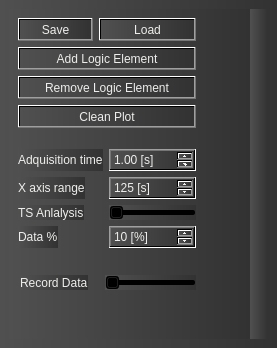
      <widget class="QWidget" name="tab2">
       <attribute name="title">
        <string>AND gates</string>
       </attribute>
       <layout class="QVBoxLayout" name="verticalLayout_3">
        <property name="spacing">
         <number>0</number>
        </property>
        <property name="leftMargin">
         <number>0</number>
        </property>
        <property name="topMargin">
         <number>0</number>
        </property>
        <property name="rightMargin">
         <number>0</number>
        </property>
        <property name="bottomMargin">
         <number>0</number>
        </property>
        <item>
         <widget class="QWidget" name="tab2W" native="true">
          <property name="styleSheet">
           <string notr="true">background-color: qlineargradient(spread:pad, x1:0, y1:0, x2:1, y2:0, stop:0 rgba(80, 80, 80, 255), stop:1 rgba(50, 50, 50, 255));</string>
          </property>
          <layout class="QHBoxLayout" name="horizontalLayout">
           <property name="spacing">
            <number>0</number>
           </property>
           <item>
            <widget class="QWidget" name="horizontalWidget" native="true">
             <property name="sizePolicy">
              <sizepolicy hsizetype="Fixed" vsizetype="Preferred">
               <horstretch>0</horstretch>
               <verstretch>0</verstretch>
              </sizepolicy>
             </property>
             <layout class="QHBoxLayout" name="horizontalLayout_27">
              <item>
               <layout class="QVBoxLayout" name="verticalLayout_5">
                <item>
                 <layout class="QFormLayout" name="formLayout_2">
                  <item row="0" column="0">
                   <widget class="QPushButton" name="saveLogic">
                    <property name="styleSheet">
                     <string notr="true">color: rgb(238, 238, 236);</string>
                    </property>
                    <property name="text">
                     <string>Save</string>
                    </property>
                   </widget>
                  </item>
                  <item row="0" column="1">
                   <widget class="QPushButton" name="loadLogic">
                    <property name="styleSheet">
                     <string notr="true">color: rgb(238, 238, 236);</string>
                    </property>
                    <property name="text">
                     <string>Load</string>
                    </property>
                   </widget>
                  </item>
                 </layout>
                </item>
                <item>
                 <widget class="QPushButton" name="AddLogic">
                  <property name="styleSheet">
                   <string notr="true">color: rgb(238, 238, 236);</string>
                  </property>
                  <property name="text">
                   <string>Add Logic Element</string>
                  </property>
                 </widget>
                </item>
                <item>
                 <widget class="QPushButton" name="RemoveLogic">
                  <property name="styleSheet">
                   <string notr="true">color: rgb(238, 238, 236);</string>
                  </property>
                  <property name="text">
                   <string>Remove Logic Element</string>
                  </property>
                 </widget>
                </item>
                <item>
                 <widget class="QPushButton" name="clean_tab2">
                  <property name="styleSheet">
                   <string notr="true">color: rgb(238, 238, 236);</string>
                  </property>
                  <property name="text">
                   <string>Clean Plot</string>
                  </property>
                 </widget>
                </item>
                <item>
                 <layout class="QFormLayout" name="formLayout_3">
                  <property name="topMargin">
                   <number>15</number>
                  </property>
                  <property name="bottomMargin">
                   <number>9</number>
                  </property>
                  <item row="0" column="0">
                   <widget class="QLabel" name="label_22">
                    <property name="styleSheet">
                     <string notr="true">color: rgb(238, 238, 236);</string>
                    </property>
                    <property name="text">
                     <string>Adquisition time</string>
                    </property>
                   </widget>
                  </item>
                  <item row="0" column="1">
                   <widget class="QDoubleSpinBox" name="adqtime_2">
                    <property name="styleSheet">
                     <string notr="true">color: rgb(238, 238, 236);</string>
                    </property>
                    <property name="suffix">
                     <string> [s]</string>
                    </property>
                    <property name="minimum">
                     <double>1.000000000000000</double>
                    </property>
                    <property name="maximum">
                     <double>6000.000000000000000</double>
                    </property>
                    <property name="value">
                     <double>1.000000000000000</double>
                    </property>
                   </widget>
                  </item>
                  <item row="1" column="0">
                   <widget class="QLabel" name="label_21">
                    <property name="styleSheet">
                     <string notr="true">color: rgb(238, 238, 236);</string>
                    </property>
                    <property name="text">
                     <string>X axis range</string>
                    </property>
                   </widget>
                  </item>
                  <item row="1" column="1">
                   <widget class="QSpinBox" name="tab2_xrange">
                    <property name="styleSheet">
                     <string notr="true">color: rgb(238, 238, 236);</string>
                    </property>
                    <property name="suffix">
                     <string> [s]</string>
                    </property>
                    <property name="minimum">
                     <number>1</number>
                    </property>
                    <property name="maximum">
                     <number>10000</number>
                    </property>
                    <property name="singleStep">
                     <number>5</number>
                    </property>
                    <property name="value">
                     <number>125</number>
                    </property>
                   </widget>
                  </item>
                  <item row="2" column="0">
                   <widget class="QLabel" name="label_3">
                    <property name="styleSheet">
                     <string notr="true">color: rgb(238, 238, 236);</string>
                    </property>
                    <property name="text">
                     <string>TS Anlalysis</string>
                    </property>
                   </widget>
                  </item>
                  <item row="2" column="1">
                   <widget class="QSlider" name="TSON">
                    <property name="orientation">
                     <enum>Qt::Horizontal</enum>
                    </property>
                   </widget>
                  </item>
                  <item row="3" column="0">
                   <widget class="QLabel" name="label_7">
                    <property name="styleSheet">
                     <string notr="true">color: rgb(238, 238, 236);</string>
                    </property>
                    <property name="text">
                     <string>Data %</string>
                    </property>
                   </widget>
                  </item>
                  <item row="3" column="1">
                   <widget class="QSpinBox" name="TSper">
                    <property name="styleSheet">
                     <string notr="true">color: rgb(238, 238, 236);</string>
                    </property>
                    <property name="suffix">
                     <string> [%]</string>
                    </property>
                    <property name="minimum">
                     <number>1</number>
                    </property>
                    <property name="maximum">
                     <number>100</number>
                    </property>
                    <property name="singleStep">
                     <number>10</number>
                    </property>
                    <property name="value">
                     <number>10</number>
                    </property>
                   </widget>
                  </item>
                 </layout>
                </item>
                <item>
                 <layout class="QFormLayout" name="formLayout_5">
                  <property name="horizontalSpacing">
                   <number>17</number>
                  </property>
                  <property name="verticalSpacing">
                   <number>1</number>
                  </property>
                  <property name="leftMargin">
                   <number>2</number>
                  </property>
                  <property name="topMargin">
                   <number>12</number>
                  </property>
                  <property name="rightMargin">
                   <number>0</number>
                  </property>
                  <item row="0" column="0">
                   <widget class="QLabel" name="label_77">
                    <property name="styleSheet">
                     <string notr="true">color: rgb(238, 238, 236);</string>
                    </property>
                    <property name="text">
                     <string>Record Data</string>
                    </property>
                   </widget>
                  </item>
                  <item row="0" column="1">
                   <widget class="QSlider" name="DBON">
                    <property name="sizePolicy">
                     <sizepolicy hsizetype="Preferred" vsizetype="Fixed">
                      <horstretch>0</horstretch>
                      <verstretch>0</verstretch>
                     </sizepolicy>
                    </property>
                    <property name="maximum">
                     <number>1</number>
                    </property>
                    <property name="orientation">
                     <enum>Qt::Horizontal</enum>
                    </property>
                   </widget>
                  </item>
                 </layout>
                </item>
                <item>
                 <spacer name="verticalSpacer_3">
                  <property name="orientation">
                   <enum>Qt::Vertical</enum>
                  </property>
                  <property name="sizeHint" stdset="0">
                   <size>
                    <width>20</width>
                    <height>40</height>
                   </size>
                  </property>
                 </spacer>
                </item>
               </layout>
              </item>
              <item>
               <layout class="QVBoxLayout" name="verticalLayout_6">
                <property name="leftMargin">
                 <number>25</number>
                </property>
                <property name="rightMargin">
                 <number>0</number>
                </property>
                <item>
                 <layout class="QHBoxLayout" name="horizontalLayout_3">
                  <item>
                   <layout class="QVBoxLayout" name="LogicSelector"/>
                  </item>
                 </layout>
                </item>
                <item>
                 <spacer name="verticalSpacer">
                  <property name="orientation">
                   <enum>Qt::Vertical</enum>
                  </property>
                  <property name="sizeHint" stdset="0">
                   <size>
                    <width>20</width>
                    <height>40</height>
                   </size>
                  </property>
                 </spacer>
                </item>
               </layout>
              </item>
             </layout>
            </widget>
           </item>
           <item>
            <layout class="QVBoxLayout" name="verticalLayout_15">
             <item>
              <widget class="QCustomPlot" name="PlotTab2" native="true">
               <layout class="QVBoxLayout" name="verticalLayout_19"/>
              </widget>
             </item>
             <item>
              <widget class="QCustomPlot" name="PlotTrack" native="true">
               <layout class="QVBoxLayout" name="verticalLayout_17"/>
              </widget>
             </item>
            </layout>
           </item>
          </layout>
         </widget>
        </item>
       </layout>
      </widget>
